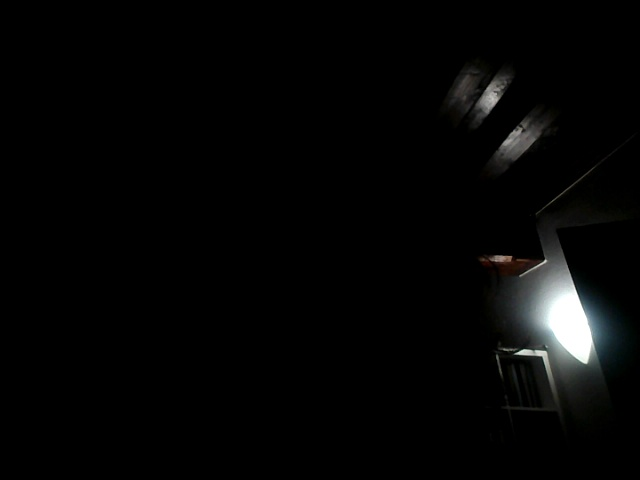
#> input picture testbild.jpg, 640 x 480 px, given in place of the camera
$ python Test_Frequenzanalyse.py
#> lines starting #> are read from the running program, lines starting #| are printed output that depends on the picture; after the words box and inside, x2 and y2 are one past the last pixel; in counts of white or black regions, pixels touching at a corner belong together
#> further down, frame is the input picture: shape (480, 640, 3); mean B, G, R 5.4, 5.6, 5.3
#-----------------------------------------------------------
 # DRAWTONE
 # Copyright (c) 2026 Dave Kronawitter & Malte Mittrowann.
 # All rights reserved.
 #
 # This code is proprietary and not open source.
 # Unauthorized copying of this file is strictly prohibited.
#------------------------------------------------------------


import cv2
import numpy as np

def berechne_frequenz_index(image):
    gray = cv2.cvtColor(image, cv2.COLOR_BGR2GRAY)
    f = np.fft.fft2(gray)
    fshift = np.fft.fftshift(f)
    magnitude_spectrum = np.abs(fshift)
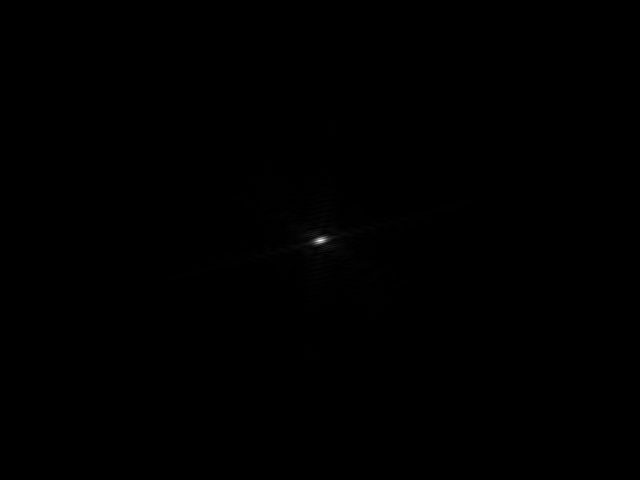
#> magnitude_spectrum: shape (480, 640) float64; min 0.627, max 1679707, mean 1841.3; drawn with min black and max white
    magnitude_spectrum_log = np.log1p(magnitude_spectrum)
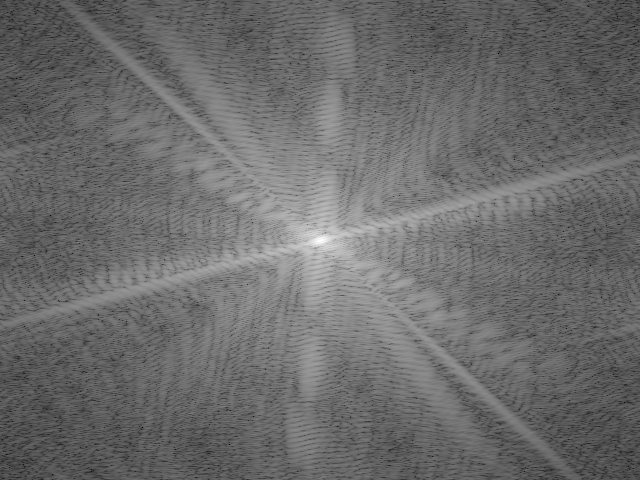
#> magnitude_spectrum_log: shape (480, 640) float64; min 0.487, max 14.33, mean 6.34; drawn with min black and max white

    mitte = magnitude_spectrum.shape[0] // 2
#> mitte = 240
    radius = mitte // 4  # Empfindlichere Trennung
#> radius = 60
    y, x = np.ogrid[:magnitude_spectrum.shape[0], :magnitude_spectrum.shape[1]]
#> y = 480 values from 0 to 479
    mask = (x - mitte)**2 + (y - mitte)**2 <= radius**2

    low_freq = np.sum(magnitude_spectrum_log[mask])
#> low_freq = 91725.3
    high_freq = np.sum(magnitude_spectrum_log[~mask])
#> high_freq = 1854451.6

    if low_freq == 0:
        index = 0
    else:
        index = (high_freq ** 1.2) / (low_freq + 1e-6)
#> index = 362.6

    # Visualisierung vorbereiten
    visual = np.uint8(255 * magnitude_spectrum_log / np.max(magnitude_spectrum_log))
    visual = cv2.cvtColor(visual, cv2.COLOR_GRAY2BGR)
#> visual: shape (480, 640, 3)

    # Maske auf das Visualbild zeichnen
    mask_img = visual.copy()
    cv2.circle(mask_img, (mitte, mitte), radius, (0, 255, 0), 2)  # Kreis für Low-Frequency-Bereich
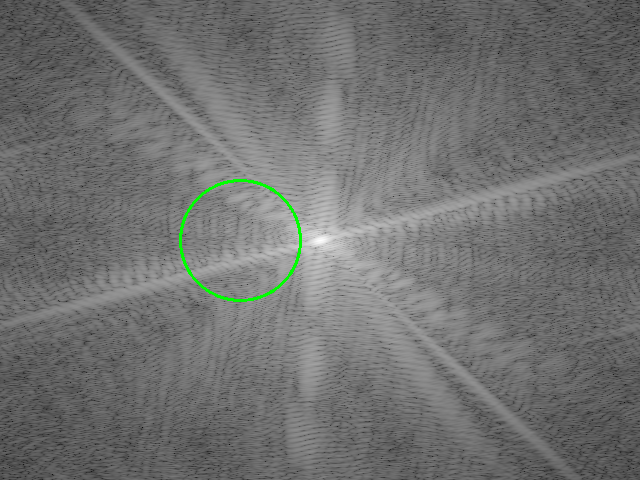
#> mask_img: shape (480, 640, 3); mean B, G, R 111.7, 112.6, 111.7

    return index, mask_img

# ------------------ LIVE-VORSCHAU ------------------
cap = cv2.VideoCapture(0)

while True:
    ret, frame = cap.read()
    if not ret:
        break

    index, freq_img = berechne_frequenz_index(frame)
#> index = 362.6

    # Anzeige des Frequenzindexes im Bild
    vis = frame.copy()
    cv2.putText(vis, f"Frequenz-Index: {index:.2f}", (30, 50),
                cv2.FONT_HERSHEY_SIMPLEX, 1.0, (0, 255, 255), 2)
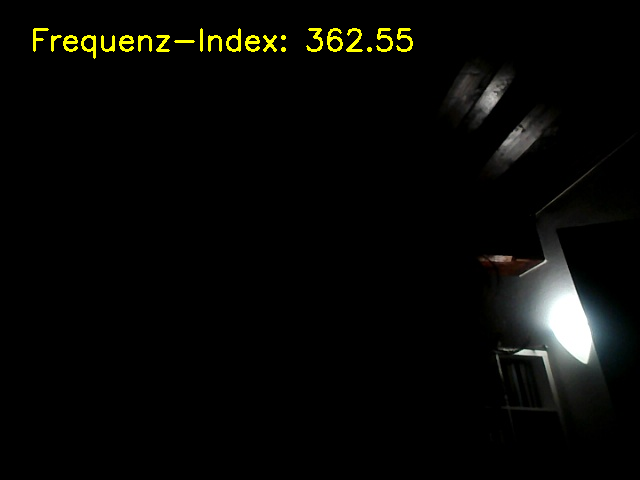
#> vis: shape (480, 640, 3); 0.84% of pixels changed, all inside (x1, y1, x2, y2) = (33, 28, 413, 59)

    # Beide Bilder nebeneinander
    freq_img_resized = cv2.resize(freq_img, (vis.shape[1], vis.shape[0]))
    combined = np.hstack((vis, freq_img_resized))
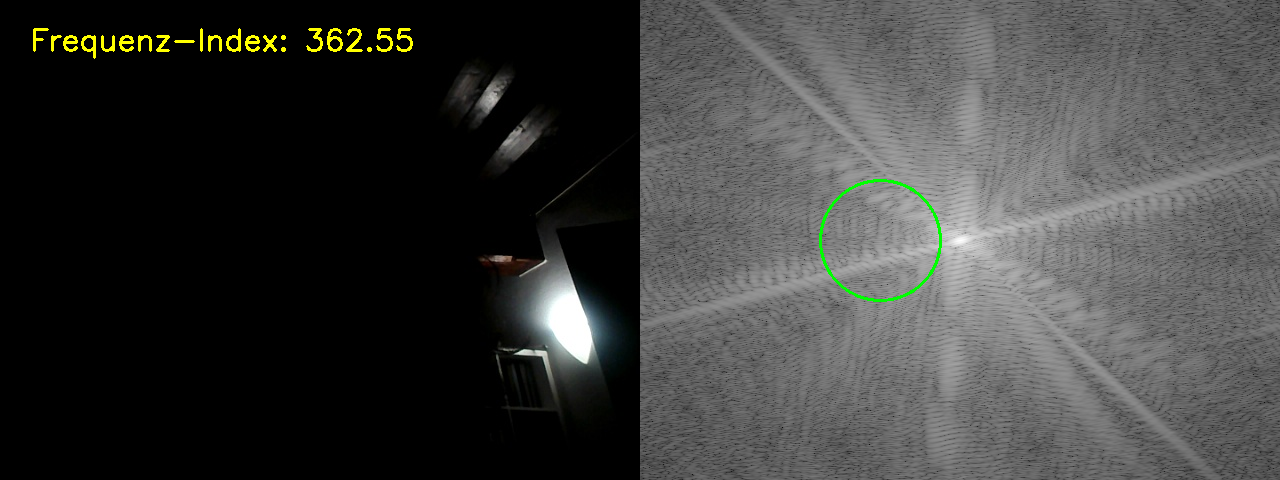
#> combined: shape (480, 1280, 3); mean B, G, R 58.5, 60.2, 59.6

    cv2.imshow("Live + Frequenz-Analyse - Press 'q' to quit", combined)

    if cv2.waitKey(1) & 0xFF == ord('q'):
#> (key q is pressed here)
        break

cap.release()
cv2.destroyAllWindows()
